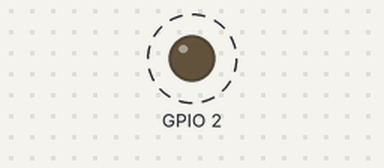
Recording of a program running on a simulated Raspberry Pi (BCM pin numbers). Shown: output pins drawn as LEDs (lit = HIGH). Dashed ring = blinking. What the program prints to the terminal is not drawn.

Above: at 0.3 s.
Timing chart, 0 to 3.0 s (numbered marks = the images above):
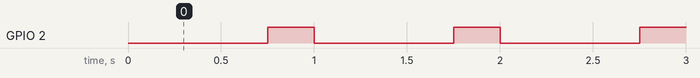

Measured:
- by itself, GPIO 2: alternates HIGH for 0.25 s and LOW for 0.75 s

The program:

ledonoff.py
```python
from time import sleep
import RPi.GPIO as GPIO

GPIO.setmode(GPIO.BCM)
GPIO.setup(2, GPIO.OUT)

while(True):
    print "Led off\n"
    GPIO.output(2, False)
    sleep(0.75)

    print "Led on\n"
    GPIO.output(2, True)
    sleep(0.25)
```
